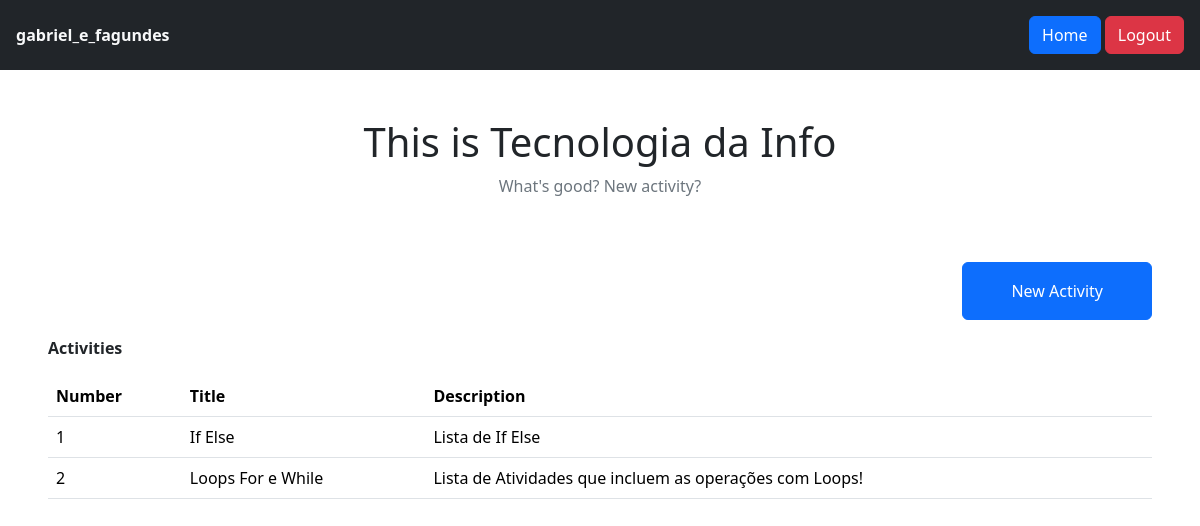
The app's page /view/class/2 (signed in) with its own data.
### app/models.py (models this page shows)
class User(db.Model, UserMixin):
    id = db.Column(db.Integer, primary_key=True)
    name = db.Column(db.String(150), nullable=False)
    email = db.Column(db.String(150), unique=True, nullable=False)
    password = db.Column(db.String(200), nullable=False)

class Class(db.Model):
    id = db.Column(db.Integer, primary_key=True)
    name = db.Column(db.String(150), unique=True, nullable=False)
    teacher_id = db.Column(db.Integer, db.ForeignKey('user.id'), nullable=False, default=User.id)

class Activities(db.Model):
    id = db.Column(db.Integer, primary_key=True)
    title = db.Column(db.String(150), nullable=False)
    description = db.Column(db.Text, nullable=True)
    date = db.Column(db.DateTime, nullable=False, default=datetime.now)
    class_id = db.Column(db.Integer, db.ForeignKey('class.id'), nullable=False)

### app/views.py (the view)
@app.route('/view/class/<int:id>', methods=['GET', 'POST'])
@login_required
def classPage(id):
    classroom = Class.query.get(id)
    data = Activities.query.filter_by(class_id=id)
    activities = {'data' : data.all()}
    return render_template('class_page.html', classroom=classroom, activities=activities)

### app/models.py (called while the page is built)
@login_manager.user_loader
def load_user(user_id):
    return User.query.get(int(user_id))

### app/templates/class_page.html
{% extends 'base.html' %}
{% block content %}
<section class="mt-5">
    <div class="d-flex flex-column align-items-center">
        <h1>This is {{ classroom.name }}</h1>
        <p class="text-secondary">What's good? New activity?</p>
    </div>
    <div class="d-flex justify-content-end">
        <a href="{{ url_for('signActivity', id=classroom.id) }}" class="btn btn-primary px-5 py-3 mx-5 mt-5">New Activity</a>
    </div>
    <div class="px-5 py-3">
        <p class="fw-bold">Activities</p>
        <table class="table">
            <thead>
                <th class="fw-bold">Number</th>
                <th class="fw-bold">Title</th>
                <th class="fw-bold">Description</th>
            </thead>
            <tbody>
                {% for i in activities['data'] %}
                <tr>
                    <td>{{ i.id }}</td>
                    <td>{{ i.title }}</td>
                    <td>{{ i.description }}</td>
                </tr>
                {% endfor %}
            </tbody>
        </table>
    </div>
</section>
{% endblock %}

### app/templates/base.html (shortened to what this page needs)
{% block documentheader %}
<!DOCTYPE html>
<html lang="en">
<head>
    <link href="https://cdn.jsdelivr.net/npm/bootstrap@5.3.8/dist/css/bootstrap.min.css" rel="stylesheet">
</head>
<body>
    {% if current_user.is_authenticated %}
        <section class="d-flex bg-dark justify-content-between p-3 align-items-center">
            <div>
                <span class="text-light fw-bold">{{ current_user.name }}</span>
            </div>
            <div>
                <a href="{{ url_for('home') }}" class="btn btn-primary">Home</a>
                <a href="{{ url_for('logout') }}" class="btn btn-danger">Logout</a>
            </div>
        </section>
    {% endif %}
    {% block content %}{% endblock %}
</body>
</html>
{% endblock %}

### records on screen
User: name "gabriel_e_fagundes"
Class: name "Tecnologia da Info"
Activities: id "1", title "If Else", description "Lista de If Else"
Activities: id "2", title "Loops For e While", description "Lista de Atividades que incluem as operações com Loops!"
